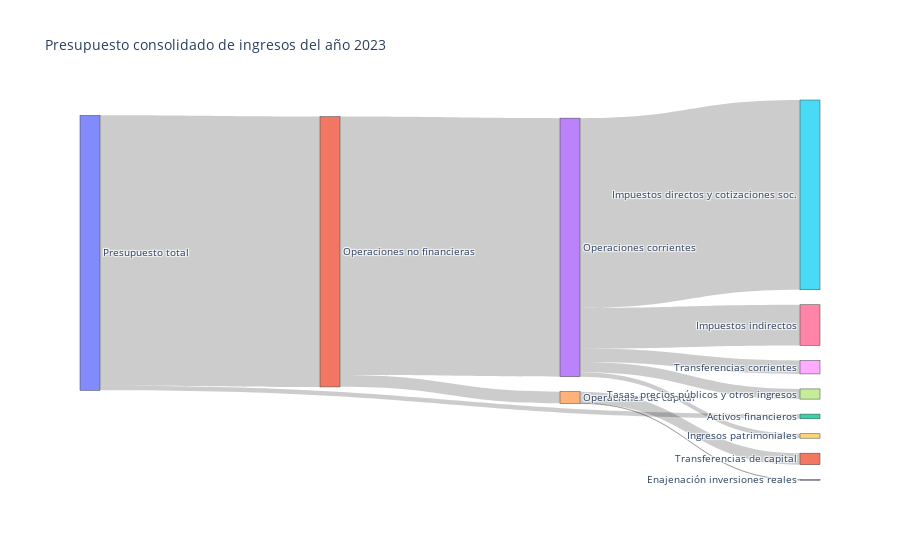

Notebook code cell kept with this figure:
### Markdown cell above
Visualización de un diagrama Sankey mediante la librería [Graph Objects de Plotly](https://plotly.com/python/graph-objects/) de python.

Los datos se han escrito a mano desde el Cuadro III.1.1 "PRESUPUESTO DE INGRESOS CONSOLIDADOS DEL ESTADO, ORGANISMOS AUTÓNOMOS, SEGURIDAD SOCIAL Y RESTO DE ORGANISMOS" Página 122. del documento que describe el [proyecto PGE 2023](https://www.sepg.pap.hacienda.gob.es/sitios/sepg/es-ES/Presupuestos/PGE/ProyectoPGE2023/Documents/LIBROAMARILLO2023.pdf).

### Code cell
import plotly.graph_objects as go
import pandas as pd

data = [
    [0, 1, 98.3],
    [0, 2, 1.7],
    [1, 3, 94],
    [1, 4, 4.2],
    [3, 5, 69],
    [3, 6, 14.8],
    [3, 7, 3.7],
    [3, 8, 4.9],
    [3, 9, 1.6],
    [4, 10, 0.1],
    [4, 11, 4.2]
]
df = pd.DataFrame(data=data, columns=['source', 'target', 'value'])
link = df.to_dict('list')
nodes3=["Presupuesto total",
        "Operaciones no financieras", "Activos financieros",
        "Operaciones corrientes", "Operaciones de capital",
        "Impuestos directos y cotizaciones soc.", "Impuestos indirectos",
        "Tasas, precios públicos y otros ingresos",
       "Transferencias corrientes", "Ingresos patrimoniales",
        " Enajenación inversiones reales",
       "Transferencias de capital"]
nodes3 = dict(
      pad = 15,
      thickness = 20,
      label = nodes3,
    )
data = go.Sankey(link = link, node=nodes3)
fig = go.Figure(data)

fig.update_layout(title_text="Presupuesto consolidado de ingresos del año 2023", font_size=10)
fig.show()
fig.write_html("presupuestos_generales.html")

### Figure 1 — Plotly figure (JSON) as saved in the notebook; plotly's stock layout.template omitted (floating-point values rounded to 4 significant figures)
{"data": [{"link": {"source": [0, 0, 1, 1, 3, 3, 3, 3, 3, 4, 4], "target": [1, 2, 3, 4, 5, 6, 7, 8, 9, 10, 11], "value": [98.3, 1.7, 94, 4.2, 69, 14.8, 3.7, 4.9, 1.6, 0.1, 4.2]}, "node": {"label": ["Presupuesto total", "Operaciones no financieras", "Activos financieros", "Operaciones corrientes", "Operaciones de capital", "Impuestos directos y cotizaciones soc.", "Impuestos indirectos", "Tasas, precios públicos y otros ingresos", "Transferencias corrientes", "Ingresos patrimoniales", " Enajenación inversiones reales", "Transferencias de capital"], "pad": 15, "thickness": 20}, "type": "sankey"}], "layout": {"autosize": true, "font": {"size": 10}, "title": {"text": "Presupuesto consolidado de ingresos del año 2023"}}}
